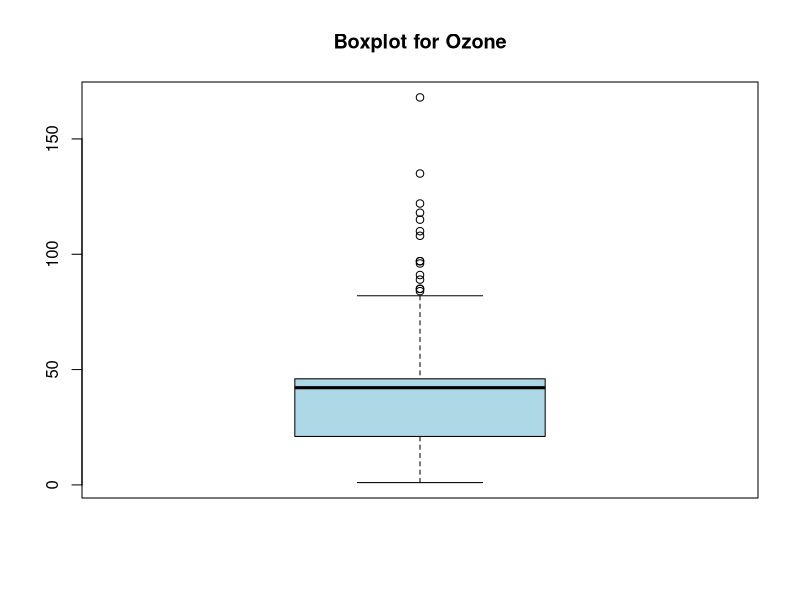

Here is the R script that generated this plot: (Note: this script raises an error after producing the figure.)
data <- airquality

head(data)
summary(data)
str(data)
class(data)


# Checking for missing values in the dataset
total_missing <- sum(is.na(airquality))
cat("Total missing values in the dataset:", total_missing, "\n")

summary(airquality)

# Counting missing values by column
missing_per_column <- colSums(is.na(airquality))
print(missing_per_column)

# Remove rows with any missing values
cleaned_airquality <- na.omit(airquality)
cat("Cleaned dataset (na.omit):\n")
print(head(cleaned_airquality))

# Mean imputation for the 'Ozone' column (example)
mean_ozone <- mean(airquality$Ozone, na.rm = TRUE)
airquality$Ozone[is.na(airquality$Ozone)] <- mean_ozone
cat("\nDataset after mean imputation:\n")
print(head(airquality))

# Install and load VIM package for KNN imputation
install.packages("VIM")


# Perform KNN imputation
library(VIM)
airquality_imputed <- kNN(airquality, k = 5)
cat("\nDataset after KNN imputation:\n")
print(head(airquality_imputed))


# Boxplot to detect outliers
boxplot(airquality$Ozone, main = "Boxplot for Ozone", col = "lightblue")

# Removing outliers (example for Ozone)
airquality_no_outliers <- airquality[airquality$Ozone >= lower_bound & airquality$Ozone <= upper_bound, ]
cat("\nDataset after removing outliers:\n")
print(head(airquality))


boxplot(airquality$Ozone, main = "Boxplot for Ozone", col = "red")
